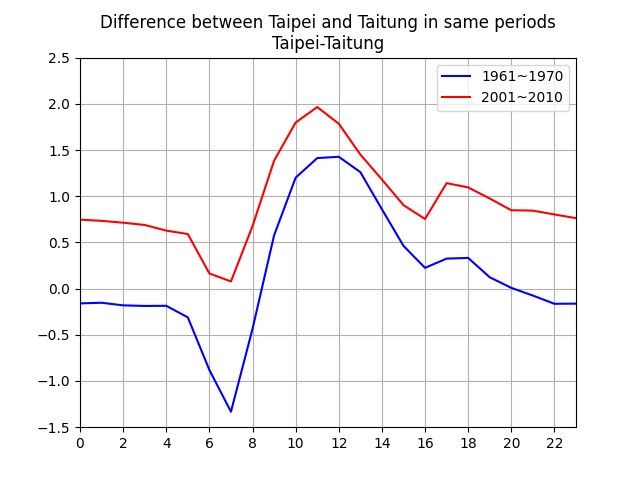

Python code for this plot:
import numpy as np
import matplotlib.pyplot as plt, matplotlib.cm as cm

station=['Taipei','Taitung']
year=['1961_1970','2001_2010']

data={} # dictionary for July Ts

# read data from file
for s in station:
    data[s]={}
    for y in year:
        file=f'data/HW2_{s}_Ts_{y}.txt'
        raw_data=np.loadtxt(file).reshape(24,31*12*10)
        july=np.zeros((310,24))
        for i in range(10):
            july[31*i:31*(i+1),:]=raw_data[:,31*(12*i+6):31*(12*i+7)].T
        data[s][y]=july

# plot the difference between 2 station in same periods
diurnal={}
for s in station:
    diurnal[s]={}
    for y in year:
        diurnal[s][y]=np.nanmean(data[s][y],axis=0)
diff_1960=diurnal['Taipei']['1961_1970']-diurnal['Taitung']['1961_1970']
diff_2000=diurnal['Taipei']['2001_2010']-diurnal['Taitung']['2001_2010']
plt.title('Difference between Taipei and Taitung in same periods\nTaipei-Taitung',fontsize=12)
plt.plot(diff_1960,'b',label='1961~1970')
plt.plot(diff_2000,'r',label='2001~2010')
plt.xticks(np.arange(0,24,2))
plt.xlim(0,23)
plt.ylim(-1.5,2.5)
plt.legend()
plt.grid()
plt.savefig('hw2_1_4.png')